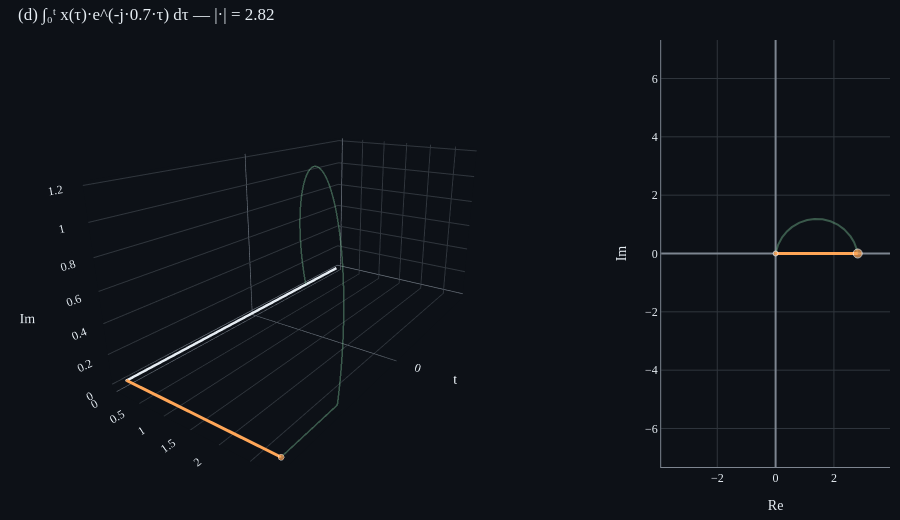

Here is the notebook cell this chart was saved with:
### Markdown cell above
### 1-4. 누적 적분 trail = X(jω₀)

t를 -W에서 +W로 스윕하면서 `(rect·e^{-jω₀t})·dt`를 머리잇기로 더한 trail. 화살표 끝점이 곧 `X(jω₀)`. ω₀=0.7에서 trail이 휘어가며 끝점이 (Re축 양의 방향)으로 도달.

### Code cell
p = ForwardIntegralPlot(); p.update(ws_3d, last_idx); p.figure.show()

### Figure 1 — Plotly figure (JSON) as saved in the notebook; plotly's stock layout.template omitted (floating-point values rounded to 4 significant figures; data arrays with more than 128 entries replaced by an {"elided": "..."} marker saying what was removed)
{"data": [{"line": {"color": "#e6edf3", "width": 5}, "mode": "lines", "name": "t-axis", "opacity": 1.0, "scene": "scene", "showlegend": false, "type": "scatter3d", "x": [-3.5, 3.5], "y": [0.0, 0.0], "z": [0.0, 0.0]}, {"line": {"color": "#7ec699", "width": 3}, "mode": "lines", "name": "trail", "opacity": 0.4, "type": "scatter3d", "x": {"elided": "2000 float values"}, "y": {"elided": "2000 float values"}, "z": {"elided": "2000 float values"}}, {"line": {"color": "#ffa657", "width": 6}, "marker": {"color": "#ffa657", "size": [3, 7]}, "mode": "lines+markers", "name": "vector", "type": "scatter3d", "x": [3.5, 3.5], "y": [0.0, 2.815], "z": [0.0, 4.721e-16]}, {"line": {"color": "#7ec699", "width": 2}, "mode": "lines", "name": "inset trail", "opacity": 0.4, "type": "scatter", "x": {"elided": "2000 float values"}, "xaxis": "x", "y": {"elided": "2000 float values"}, "yaxis": "y"}, {"line": {"color": "#ffa657", "width": 3}, "marker": {"color": "#ffa657", "size": [5, 9]}, "mode": "lines+markers", "name": "inset vector", "type": "scatter", "x": [0.0, 2.815], "xaxis": "x", "y": [0.0, 4.721e-16], "yaxis": "y"}], "layout": {"font": {"color": "#e6edf3", "family": "serif", "size": 12}, "height": 520, "margin": {"b": 10, "l": 10, "r": 10, "t": 40}, "paper_bgcolor": "#0d1117", "plot_bgcolor": "#0d1117", "scene": {"aspectmode": "manual", "aspectratio": {"x": 2.0, "y": 1.0, "z": 1.0}, "camera": {"eye": {"x": 2.2, "y": 1.5, "z": 0.9}}, "domain": {"x": [0.0, 0.7], "y": [0.0, 1.0]}, "xaxis": {"backgroundcolor": "#0d1117", "color": "#e6edf3", "gridcolor": "#30363d", "showbackground": true, "ticktext": ["0"], "tickvals": [0.0], "title": {"text": "t"}, "zerolinecolor": "#7d8590"}, "yaxis": {"backgroundcolor": "#0d1117", "color": "#e6edf3", "gridcolor": "#30363d", "showbackground": true, "title": {"text": "Re"}, "zerolinecolor": "#7d8590"}, "zaxis": {"backgroundcolor": "#0d1117", "color": "#e6edf3", "gridcolor": "#30363d", "showbackground": true, "title": {"text": "Im"}, "zerolinecolor": "#7d8590"}}, "showlegend": false, "title": {"font": {"color": "#e6edf3"}, "text": "(d) ∫₀ᵗ x(τ)·e^(-j·0.7·τ) dτ — |·| = 2.82", "x": 0.02, "xanchor": "left"}, "xaxis": {"anchor": "y", "color": "#e6edf3", "domain": [0.74, 1.0], "gridcolor": "#30363d", "linecolor": "#7d8590", "range": [-3.238, 3.238], "scaleanchor": "y", "scaleratio": 1, "showgrid": true, "title": {"text": "Re"}, "zeroline": true, "zerolinecolor": "#7d8590"}, "yaxis": {"anchor": "x", "color": "#e6edf3", "domain": [0.0, 1.0], "gridcolor": "#30363d", "linecolor": "#7d8590", "range": [-3.238, 3.238], "showgrid": true, "title": {"text": "Im"}, "zeroline": true, "zerolinecolor": "#7d8590"}}}
